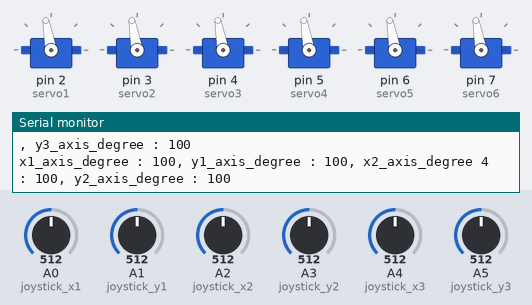
Recording of a sketch running on a simulated Arduino Uno, built with avr-gcc and run on an emulated ATmega328P. Shown: 6 × servo, the last lines printed to the serial monitor. The inputs (shaded band) are chosen by the test bench; at power-on: A2 (joystick_x2) = 512, A3 (joystick_y2) = 512, A5 (joystick_y3) = 512, A0 (joystick_x1) = 512, A1 (joystick_y1) = 512, A4 (joystick_x3) = 512.

Above: at 1.2 s.
1.3 s: A2 (joystick_x2) set to 662
4.3 s: A2 (joystick_x2) set to 689
At 5.02 s:
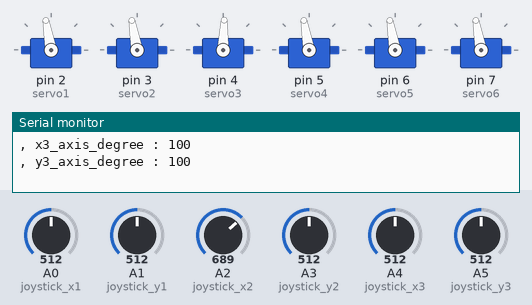
At 5.59 s:
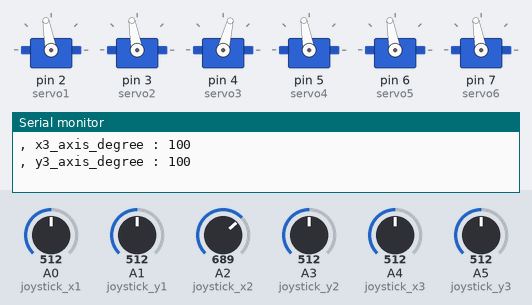
7.3 s: A3 (joystick_y2) set to 669
10.3 s: A3 (joystick_y2) set to 692
At 10.56 s:
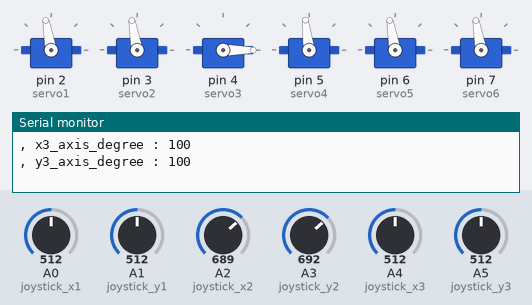
13.3 s: A5 (joystick_y3) set to 673
16.3 s: A5 (joystick_y3) set to 698
At 19.2 s:
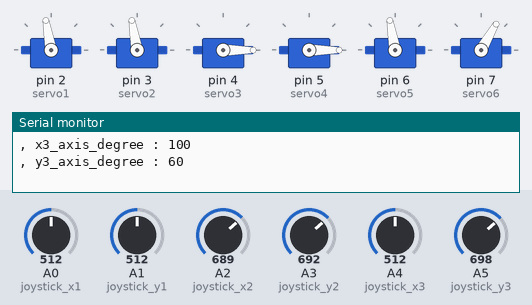
Timing chart, 0 to 20.3 s (numbered marks = the images above; inputs shaded):
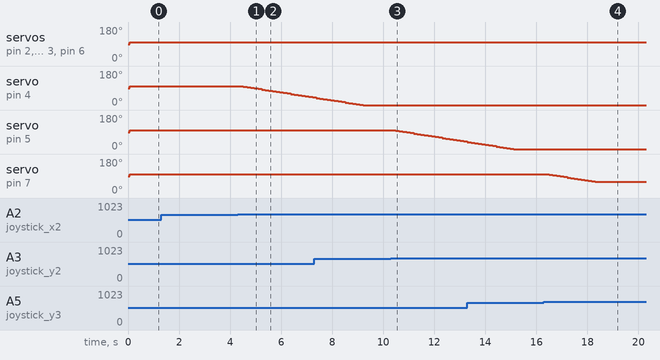

Measured:
- the behaviour switches between 680 and 681 on A2 (joystick_x2) (found by bisection; images 0 and 1)
- the behaviour switches between 680 and 681 on A3 (joystick_y2) (found by bisection; images 2 and 3)
- the behaviour switches between 680 and 681 on A5 (joystick_y3) (found by bisection; images 3 and 4)
- after the input at 4.3 s, servo on pin 4 (servo3): moves from 100° to 40° over 2.7 s, starting after 0.23 s
- after the input at 10.3 s, servo on pin 5 (servo4): moves from 100° to 40° over 2.7 s, starting after 0.20 s
- after the input at 16.3 s, servo on pin 7 (servo6): moves from 100° to 60° over 1.8 s, starting after 0.22 s

The sketch:

arduino_robotic_arm_code.ino
```cpp
/*
  REALISED BY EDOARDO SCALI

  to understand servos and joysticks positions watch the arm photos
 */


#include <Servo.h>

Servo servo1; //when the arm is vertically extended this is the bottom servomotor and so on
Servo servo2;
Servo servo3;
Servo servo4;
Servo servo5;
Servo servo6; //when the arm is vertically extended this is the top servomotor, so the servomotor which opens and closes the claw


int x1_axis_degree = 100; //x1_axis is relative to servo1
int y1_axis_degree = 100; //y1_axis is relative to servo2
int x2_axis_degree = 100; //x2_axis is relative to servo3
int y2_axis_degree = 100; //y2_axis is relative to servo4
int x3_axis_degree = 100; //x3_axis is relative to servo5
int y3_axis_degree = 100; //y3_axis is relative to servo6


int joystick_x1 = A0; //joystick1 is the first on the opposite of the batteries, and so on -- x1 is the x axis of the 1th joystick, and so on
int joystick_y1 = A1; //y1 is the y axis of the 1th joystick, and so on
int joystick_x2 = A2; //joystick2 is in the middle
int joystick_y2 = A3;
int joystick_x3 = A4; //joystick3 is near the batteries
int joystick_y3 = A5;


void setup() {
  Serial.begin(9600);

  servo1.attach(2); //servo 1 is connected to digital pin 2, and so on
  servo2.attach(3);
  servo3.attach(4);
  servo4.attach(5);
  servo5.attach(6);
  servo6.attach(7);
}

void loop() {
  int joystick_x_value1 = analogRead(joystick_x1);
  int joystick_y_value1 = analogRead(joystick_y1);
  int joystick_x_value2 = analogRead(joystick_x2);
  int joystick_y_value2 = analogRead(joystick_y2);
  int joystick_x_value3 = analogRead(joystick_x3);
  int joystick_y_value3 = analogRead(joystick_y3);

  if(joystick_x_value1 < 340) x1_axis_degree -=3; //if the joystick_x_value1 is minor or ugual than 340 decrease 3 degrees
  else if(joystick_x_value1 > 680) x1_axis_degree +=3; //else increase 3 degrees

  if(joystick_y_value1 < 340) y1_axis_degree -=3;
  else if(joystick_y_value1 > 680) y1_axis_degree +=3;

  if(joystick_x_value2 < 340) x2_axis_degree +=3;
  else if(joystick_x_value2 > 680) x2_axis_degree -=3;

  if(joystick_y_value2 < 340) y2_axis_degree +=3;
  else if(joystick_y_value2 > 680) y2_axis_degree -=3;

  if(joystick_x_value3 < 340) x3_axis_degree -=3;
  else if(joystick_x_value3 > 680) x3_axis_degree +=3;

  if(joystick_y_value3 < 340) y3_axis_degree +=3;
  else if(joystick_y_value3 > 680) y3_axis_degree -=3;

  x1_axis_degree = min(179, max(20, x1_axis_degree)); //min and max degrees of servos, they depend on the assembly, please don't use mine, it's easy to search them with the serial monitor
  y1_axis_degree = min(120, max(20, y1_axis_degree));
  x2_axis_degree = min(179, max(0, x2_axis_degree));
  y2_axis_degree = min(179, max(0, y2_axis_degree));
  x3_axis_degree = min(179, max(0, x3_axis_degree));
  y3_axis_degree = min(117, max(60, y3_axis_degree));


  Serial.print("x1_axis_degree : ");
  Serial.print(x1_axis_degree);
  Serial.print(", y1_axis_degree : ");
  Serial.print(y1_axis_degree);
  Serial.print(", x2_axis_degree 4 : ");
  Serial.print(x2_axis_degree);
  Serial.print(", y2_axis_degree : ");
  Serial.println(y2_axis_degree);
  Serial.print(", x3_axis_degree : ");
  Serial.println(x3_axis_degree);
  Serial.print(", y3_axis_degree : ");
  Serial.println(y3_axis_degree);

  servo1.write(x1_axis_degree); //set the servos degrees
  servo2.write(y1_axis_degree);
  servo3.write(x2_axis_degree);
  servo4.write(y2_axis_degree);
  servo5.write(x3_axis_degree);
  servo6.write(y3_axis_degree);
}
```
